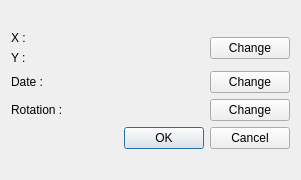
<?xml version="1.0" encoding="UTF-8"?>
<ui version="4.0">
 <class>CreateIconDialog</class>
 <widget class="QDialog" name="CreateIconDialog">
  <property name="geometry">
   <rect>
    <x>0</x>
    <y>0</y>
    <width>301</width>
    <height>180</height>
   </rect>
  </property>
  <property name="windowTitle">
   <string>Icon</string>
  </property>
  <property name="locale">
   <locale language="English" country="UnitedStates"/>
  </property>
  <layout class="QGridLayout" name="gridLayout">
   <item row="0" column="0">
    <layout class="QVBoxLayout" name="verticalLayout_2">
     <item>
      <layout class="QHBoxLayout" name="horizontalLayout">
       <item>
        <layout class="QVBoxLayout" name="verticalLayout">
         <item>
          <widget class="QLabel" name="labelX">
           <property name="text">
            <string>X :</string>
           </property>
          </widget>
         </item>
         <item>
          <widget class="QLabel" name="labelY">
           <property name="text">
            <string>Y :</string>
           </property>
          </widget>
         </item>
        </layout>
       </item>
       <item>
        <spacer name="horizontalSpacer">
         <property name="orientation">
          <enum>Qt::Horizontal</enum>
         </property>
         <property name="sizeHint" stdset="0">
          <size>
           <width>40</width>
           <height>20</height>
          </size>
         </property>
        </spacer>
       </item>
       <item>
        <widget class="QPushButton" name="buttonCoords">
         <property name="text">
          <string>Change</string>
         </property>
        </widget>
       </item>
      </layout>
     </item>
     <item>
      <layout class="QHBoxLayout" name="horizontalLayout_2">
       <item>
        <widget class="QLabel" name="labelDate">
         <property name="text">
          <string>Date : </string>
         </property>
        </widget>
       </item>
       <item>
        <spacer name="horizontalSpacer_2">
         <property name="orientation">
          <enum>Qt::Horizontal</enum>
         </property>
         <property name="sizeHint" stdset="0">
          <size>
           <width>40</width>
           <height>20</height>
          </size>
         </property>
        </spacer>
       </item>
       <item>
        <widget class="QPushButton" name="buttonDate">
         <property name="text">
          <string>Change</string>
         </property>
        </widget>
       </item>
      </layout>
     </item>
     <item>
      <layout class="QHBoxLayout" name="horizontalLayout_3">
       <item>
        <widget class="QLabel" name="labelRotation">
         <property name="text">
          <string>Rotation : </string>
         </property>
        </widget>
       </item>
       <item>
        <spacer name="horizontalSpacer_3">
         <property name="orientation">
          <enum>Qt::Horizontal</enum>
         </property>
         <property name="sizeHint" stdset="0">
          <size>
           <width>40</width>
           <height>20</height>
          </size>
         </property>
        </spacer>
       </item>
       <item>
        <widget class="QPushButton" name="buttonRotation">
         <property name="text">
          <string>Change</string>
         </property>
        </widget>
       </item>
      </layout>
     </item>
     <item>
      <widget class="QDialogButtonBox" name="buttonBox">
       <property name="orientation">
        <enum>Qt::Horizontal</enum>
       </property>
       <property name="standardButtons">
        <set>QDialogButtonBox::Cancel|QDialogButtonBox::Ok</set>
       </property>
      </widget>
     </item>
    </layout>
   </item>
  </layout>
 </widget>
 <tabstops>
  <tabstop>buttonCoords</tabstop>
  <tabstop>buttonDate</tabstop>
  <tabstop>buttonRotation</tabstop>
  <tabstop>buttonBox</tabstop>
 </tabstops>
 <resources/>
 <connections>
  <connection>
   <sender>buttonBox</sender>
   <signal>accepted()</signal>
   <receiver>CreateIconDialog</receiver>
   <slot>accept()</slot>
   <hints>
    <hint type="sourcelabel">
     <x>249</x>
     <y>319</y>
    </hint>
    <hint type="destinationlabel">
     <x>157</x>
     <y>274</y>
    </hint>
   </hints>
  </connection>
  <connection>
   <sender>buttonBox</sender>
   <signal>rejected()</signal>
   <receiver>CreateIconDialog</receiver>
   <slot>reject()</slot>
   <hints>
    <hint type="sourcelabel">
     <x>317</x>
     <y>319</y>
    </hint>
    <hint type="destinationlabel">
     <x>286</x>
     <y>274</y>
    </hint>
   </hints>
  </connection>
  <connection>
   <sender>buttonCoords</sender>
   <signal>clicked()</signal>
   <receiver>CreateIconDialog</receiver>
   <slot>onButtonCoordsEdit()</slot>
   <hints>
    <hint type="sourcelabel">
     <x>303</x>
     <y>55</y>
    </hint>
    <hint type="destinationlabel">
     <x>464</x>
     <y>145</y>
    </hint>
   </hints>
  </connection>
  <connection>
   <sender>buttonDate</sender>
   <signal>clicked()</signal>
   <receiver>CreateIconDialog</receiver>
   <slot>onButtonDateEdit()</slot>
   <hints>
    <hint type="sourcelabel">
     <x>278</x>
     <y>150</y>
    </hint>
    <hint type="destinationlabel">
     <x>447</x>
     <y>247</y>
    </hint>
   </hints>
  </connection>
  <connection>
   <sender>buttonRotation</sender>
   <signal>clicked()</signal>
   <receiver>CreateIconDialog</receiver>
   <slot>onButtonRotationEdit()</slot>
   <hints>
    <hint type="sourcelabel">
     <x>327</x>
     <y>236</y>
    </hint>
    <hint type="destinationlabel">
     <x>562</x>
     <y>220</y>
    </hint>
   </hints>
  </connection>
 </connections>
 <slots>
  <slot>onButtonCoordsEdit()</slot>
  <slot>onButtonDateEdit()</slot>
  <slot>onButtonRotationEdit()</slot>
 </slots>
</ui>
